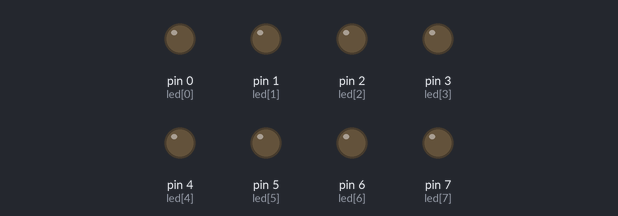
The sketch below on a simulated Arduino Uno, built with avr-gcc and run on an emulated ATmega328P. Parts: output pins drawn as LEDs (lit = HIGH).

Above: at 0.15 s.
At 2.25 s:
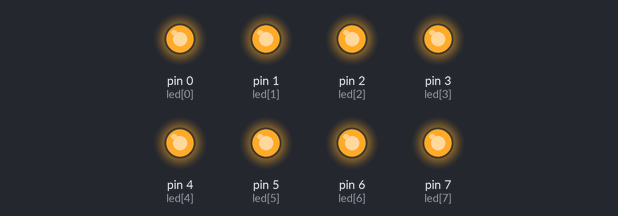
Timing chart, 0 to 3.0 s (numbered marks = the images above):
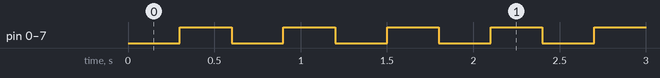

Measured:
- by itself, pin 0 (led[0]), pin 1 (led[1]), pin 2 (led[2]), pin 3 (led[3]), pin 4 (led[4]), pin 5 (led[5]), pin 6 (led[6]), pin 7 (led[7]): alternates HIGH for 0.30 s and LOW for 0.30 s

The sketch:

timer.ino
```cpp
#include <TimerOne.h>

int led[] = {0,1,2,3,4,5,6,7};

void setup(void)
{
  for(int i=0; i<=8; i++)
  {
    pinMode(led[i], OUTPUT);
  }
  pinMode(led, OUTPUT);
  Timer1.initialize(300000); //Khởi động ngắt Timer1 tràn mỗi 0.30s
  Timer1.attachInterrupt(blinkLED); // blinkLED to run every 0.15 seconds
}


int ledState = LOW;
volatile unsigned long blinkCount = 0; //biến đếm số lần Led sáng

void blinkLED(void)
{
  if (ledState == LOW) {
    ledState = HIGH;
    blinkCount = blinkCount + 1;  // Tăng biến đếm mỗi khi LED sáng
  } else {
    ledState = LOW;
  }
  for(int i=0; i<=8; i++)
  {
    digitalWrite(led[i], ledState);
  }
}

void loop(void)
{
  unsigned long blinkCopy;  // biến linkCopy được dùng để copy số lần LED từ biến blinkCount
  //tắt ngắt nhằm tránh trường hợp biến blinkCount thay đổi (do ngắt timer xảy ra) trong quá trình copy.
  noInterrupts();
  blinkCopy = blinkCount;
  interrupts();

}
```
